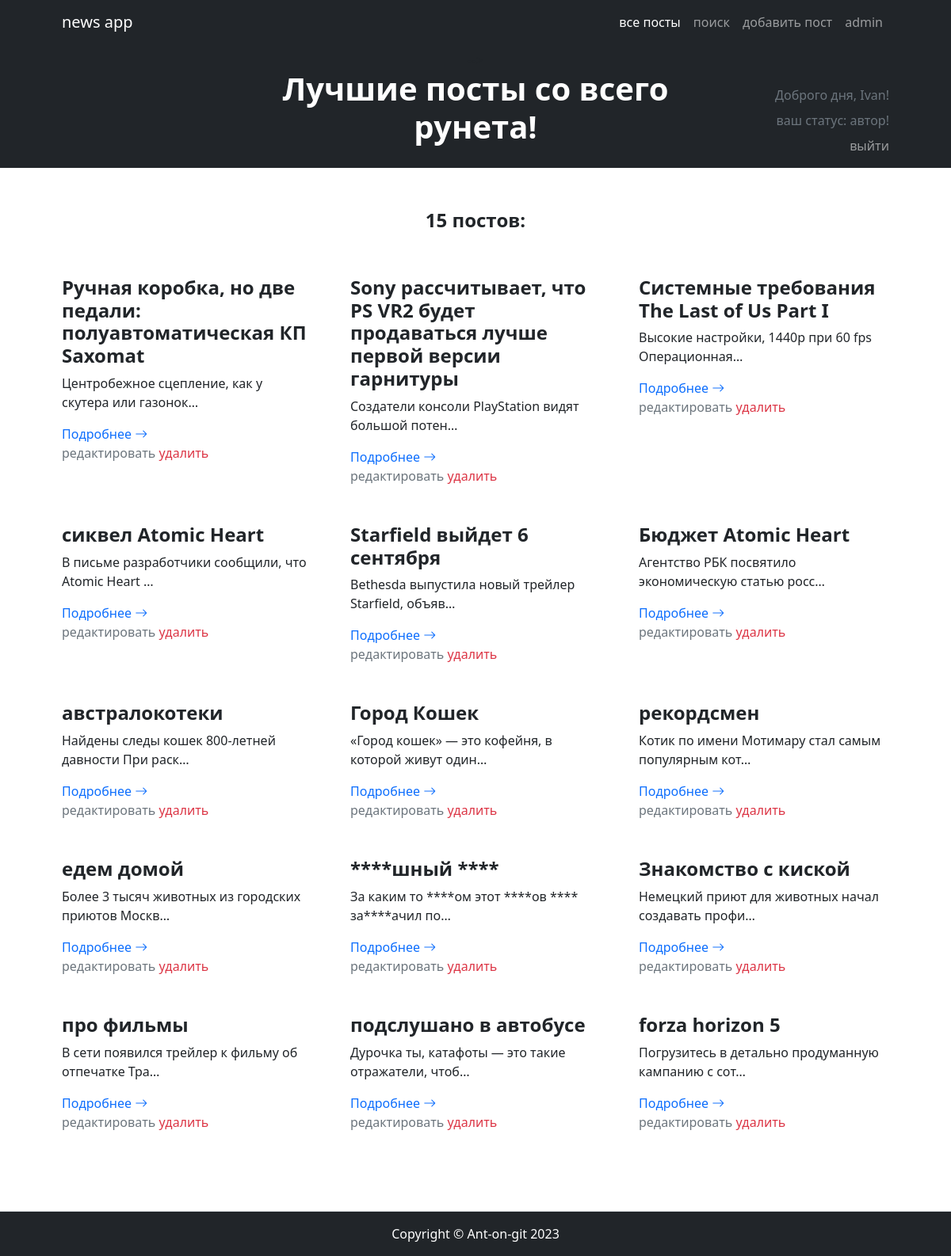
The app's page / (signed in) with its own data.
### news/models.py (models this page shows, shortened)
class Post(models.Model):
    class Types(models.TextChoices):
        article = 'статья', 'статья'
        news = 'новость', 'новость'
    type = models.CharField(max_length=7, choices=Types.choices, default=Types.article)
    datetime_create = models.DateTimeField(auto_now_add=True)
    title = models.CharField(max_length=255)
    text = models.TextField()
    rating = models.IntegerField(default=0)
    author = models.ForeignKey('Author', on_delete=models.CASCADE)
    category = models.ManyToManyField('Category', through='PostCategory')

### news/views.py (the view)
# urls.py: path('', PostList.as_view()),
class PostList(ListView):
    model = Post
    template_name = 'postList.html'
    context_object_name = 'postList'
    queryset = Post.objects.order_by('-id')  # queryset встроенная переменная, по умолчанию забирает
    def get_context_data(self, **kwargs):
        context = super().get_context_data(**kwargs)
        user = self.request.user
        if self.request.user.is_authenticated:
            context['username'] = user.username if user.username else user.email
            context['is_not_author'] = not user.groups.filter(name='authors').exists()
            context['links'] = ({'class': 'text-secondary', 'href': '/edit', 'text': 'редактировать'},
                                {'class': 'text-danger', 'href': '/delete', 'text': 'удалить'})
        return context

### news/templatetags/custom_filters.py (called while the page is built)
@register.filter(name='postwordEnding')
def postwordEnding(postList):
    word = 'пост'
    endings = ['а', 'ов']
    length = len(postList)
    if 11 <= length <= 20 or 5 <= length % 10 <= 9 or length % 10 == 0:
        res = f'{length} {word + endings[1]}'
    elif length % 10 == 1:
        res = f'{length} {word}'
    else:
        res = f'{length} {word + endings[0]}'
    return res

@register.filter(name='censor')
def censor(text):
    negative_words = ['хрен', 'жопа', 'жопе']
    word_list = text.split()
    for i, word in enumerate(word_list):
        for negative in negative_words:
            if negative in word.lower():
                start_ind = word.lower().find(negative)
                end_ind = start_ind + len(negative)
                word_list[i] = word[:start_ind] + '*' * len(negative) + word[end_ind:]
    return ' '.join(word_list)

### templates/postList.html (shortened to what this page needs)
{% extends 'default.html' %}
{% load custom_filters %}
{% block page_preview %}
  <div class="text-center my-1">-->
      <h1 class="display-6 fw-bold text-white mb-2">
          Лучшие посты со всего рунета!
      </h1>
  </div>
{% endblock page_preview %}
{% block default_content %}
    <section class="py-1 border-bottom" id="features">
        <div class="container px-5 my-5">
            <div class="row gx-5">
                {% if postList %}
                    <div class="col-lg-12 mb-5">
                        <p class="h4 fw-bolder text-center">{{ postList | postwordEnding }}:</p>
                    </div>
                    {% for post in postList %}
                        <div class="col-lg-4 mb-5">
                            <h2 class="h4 fw-bolder">{{ post.title | censor }}</h2>
                            <p>{{ post.text | truncatechars:50 | censor }}</p>
                            <a class="text-decoration-none" href="{{ post.pk }}">
                                Подробнее
                                <i class="bi bi-arrow-right"></i>
                            </a>
                            <div>
                                {% if links %}
                                {% for link in links %}
                                    <a class="text-decoration-none {{ link.class }}" href="{{ post.pk }}{{ link.href }}">{{ link.text }}</a>
                                {% endfor %}
                                {% endif %}
                            </div>
                        </div>
                    {% endfor %}
                {% else %}
                    <div class="col-lg-12 mb-5">
                        <h2 class="h4 fw-bolder text-center">Постов нет =(</h2>
                    </div>
                {% endif %}
            </div>
        </div>
    </section>
{% endblock default_content %}

### templates/default.html (shortened to what this page needs)
{% load static %}
<!DOCTYPE html>
<html lang="ru">
    <head>
        <link href="https://cdn.jsdelivr.net/npm/bootstrap-icons@1.4.1/font/bootstrap-icons.css" rel="stylesheet" />
        <link href="{% static 'BootstrapPostList/css/styles.css' %}" rel="stylesheet" />
        <link href="{% static 'BootstrapPostList/css/myStyles.css' %}" rel="stylesheet"/>
    </head>
    <body>
        <div class="wrapper">
            <nav class="navbar navbar-expand-lg navbar-dark bg-dark">
                <div class="container px-5">
                    <a class="navbar-brand" href="#!">news app</a>
                    <div class="collapse navbar-collapse" id="navbarSupportedContent">
                        <ul class="navbar-nav ms-auto mb-2 mb-lg-0">
                            <li class="nav-item"><a class="nav-link active" aria-current="page" href="/">все посты</a></li>
                            <li class="nav-item"><a class="nav-link" href="/search">поиск</a></li>
                            <li class="nav-item"><a class="nav-link" href="/add">добавить пост</a></li>
                            <li class="nav-item"><a class="nav-link" href="/admin/">admin</a></li>
                        </ul>
                    </div>
                </div>
            </nav>
            <header class="bg-dark py-1">
                <div class="container px-5">
                    <div class="row gx-5 justify-content-center">
                        <div class="col-lg-3"></div>
                        <div class="col-lg-6">
                            {% block page_preview %}{% endblock page_preview %}
                        </div>
                        <div class="col-lg-3">
                            <div class="text-muted my-1 flex-right-bottom user-info">
                            {% if username %}
                                <p class="my-md-1">Доброго дня, {{ username }}!</p>
                                <p class="flex-right-bottom my-md-1">ваш статус:
                                    {% if is_not_author %}
                                        читатель.
                                        <button class="btn btn-secondary py-0 my-md-1">
                                            <a class="text-decoration-none link-light" href="get_in_author_group">стать автором</a>
                                        </button>
                                        {% else %}
                                            автор!
                                    {% endif %}
                                </p>
                                <div class="navbar-dark">
                                    <div class="navbar-nav">
                                        <a class="nav-link p-0 mt-1 text-opacity-75" href="/accounts/logout">выйти</a>
                                    </div>
                                </div>
                            {% endif %}
                            </div>
                        </div>
                    </div>
                </div>
            </header>
            <div class="main">
                {% block default_content %}
                {% endblock default_content %}
            </div>
            <footer class="py-3 bg-dark">
                <div class="container px-5"><p class="m-0 text-center text-white">Copyright &copy; Ant-on-git 2023</p></div>
            </footer>
        </div>
    </body>
</html>

### records on screen
Post: title|censor "Ручная коробка, но две педали: полуавтоматическая КП Saxomat", text|censor "Центробежное сцепление, как у скутера или газонок…", text "редактировать" "удалить"
Post: title|censor "Sony рассчитывает, что PS VR2 будет продаваться лучше первой версии гарнитуры", text|censor "Создатели консоли PlayStation видят большой потен…", text "редактировать" "удалить"
Post: title|censor "Системные требования The Last of Us Part I", text|censor "Высокие настройки, 1440p при 60 fps Операционная…", text "редактировать" "удалить"
Post: title|censor "сиквел Atomic Heart", text|censor "В письме разработчики сообщили, что Atomic Heart …", text "редактировать" "удалить"
Post: title|censor "Starfield выйдет 6 сентября", text|censor "Bethesda выпустила новый трейлер Starfield, объяв…", text "редактировать" "удалить"
Post: title|censor "Бюджет Atomic Heart", text|censor "Агентство РБК посвятило экономическую статью росс…", text "редактировать" "удалить"
Post: title|censor "австралокотеки", text|censor "Найдены следы кошек 800‐летней давности При раск…", text "редактировать" "удалить"
Post: title|censor "Город Кошек", text|censor "«Город кошек» — это кофейня, в которой живут один…", text "редактировать" "удалить"
Post: title|censor "рекордсмен", text|censor "Котик по имени Мотимару стал самым популярным кот…", text "редактировать" "удалить"
Post: title|censor "едем домой", text|censor "Более 3 тысяч животных из городских приютов Москв…", text "редактировать" "удалить"
Post: title|censor "****шный ****", text|censor "За каким то ****ом этот ****ов **** за****ачил по…", text "редактировать" "удалить"
Post: title|censor "Знакомство с киской", text|censor "Немецкий приют для животных начал создавать профи…", text "редактировать" "удалить"
Post: title|censor "про фильмы", text|censor "В сети появился трейлер к фильму об отпечатке Тра…", text "редактировать" "удалить"
Post: title|censor "подслушано в автобусе", text|censor "Дурочка ты, катафоты — это такие отражатели, чтоб…", text "редактировать" "удалить"
Post: title|censor "forza horizon 5", text|censor "Погрузитесь в детально продуманную кампанию с сот…", text "редактировать" "удалить"

### other values on screen
{{ username }} "Ivan"
{{ postList | postwordEnding }} "15 постов"
